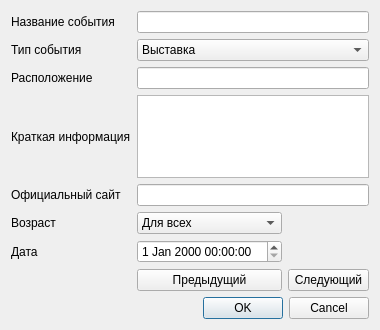
<?xml version="1.0" encoding="UTF-8"?>
<ui version="4.0">
 <class>DialogAddEvent</class>
 <widget class="QDialog" name="DialogAddEvent">
  <property name="geometry">
   <rect>
    <x>0</x>
    <y>0</y>
    <width>380</width>
    <height>330</height>
   </rect>
  </property>
  <property name="minimumSize">
   <size>
    <width>380</width>
    <height>330</height>
   </size>
  </property>
  <property name="maximumSize">
   <size>
    <width>380</width>
    <height>330</height>
   </size>
  </property>
  <property name="windowTitle">
   <string>Dialog</string>
  </property>
  <layout class="QGridLayout" name="gridLayout">
   <item row="8" column="1">
    <widget class="QDateTimeEdit" name="DateTimeEdit"/>
   </item>
   <item row="6" column="0">
    <widget class="QLabel" name="label_5">
     <property name="text">
      <string>Официальный сайт</string>
     </property>
    </widget>
   </item>
   <item row="3" column="1" colspan="2">
    <widget class="QLineEdit" name="LocationLineEdit"/>
   </item>
   <item row="0" column="0">
    <widget class="QLabel" name="label">
     <property name="text">
      <string>Название события</string>
     </property>
    </widget>
   </item>
   <item row="9" column="2">
    <widget class="QPushButton" name="nextButton">
     <property name="text">
      <string>Следующий</string>
     </property>
    </widget>
   </item>
   <item row="0" column="1" colspan="2">
    <widget class="QLineEdit" name="NameLineEdit">
     <property name="toolTip">
      <string>&lt;html&gt;&lt;head/&gt;&lt;body&gt;&lt;p&gt;&lt;br/&gt;&lt;/p&gt;&lt;/body&gt;&lt;/html&gt;</string>
     </property>
    </widget>
   </item>
   <item row="1" column="0">
    <widget class="QLabel" name="label_2">
     <property name="text">
      <string>Тип события</string>
     </property>
    </widget>
   </item>
   <item row="3" column="0">
    <widget class="QLabel" name="label_3">
     <property name="text">
      <string>Расположение</string>
     </property>
    </widget>
   </item>
   <item row="9" column="1">
    <widget class="QPushButton" name="previousButton">
     <property name="text">
      <string>Предыдущий</string>
     </property>
    </widget>
   </item>
   <item row="11" column="0" colspan="3">
    <widget class="QDialogButtonBox" name="buttonBox">
     <property name="orientation">
      <enum>Qt::Horizontal</enum>
     </property>
     <property name="standardButtons">
      <set>QDialogButtonBox::Cancel|QDialogButtonBox::Ok</set>
     </property>
    </widget>
   </item>
   <item row="8" column="0">
    <widget class="QLabel" name="label_7">
     <property name="text">
      <string>Дата</string>
     </property>
    </widget>
   </item>
   <item row="7" column="0">
    <widget class="QLabel" name="label_6">
     <property name="text">
      <string>Возраст</string>
     </property>
    </widget>
   </item>
   <item row="6" column="1" colspan="2">
    <widget class="QLineEdit" name="OfficialSiteLineEdit"/>
   </item>
   <item row="7" column="1">
    <widget class="QComboBox" name="AgeComboBox">
     <item>
      <property name="text">
       <string>Для всех</string>
      </property>
     </item>
     <item>
      <property name="text">
       <string>Для детей</string>
      </property>
     </item>
     <item>
      <property name="text">
       <string>Для взрослых</string>
      </property>
     </item>
    </widget>
   </item>
   <item row="1" column="1" colspan="2">
    <widget class="QComboBox" name="TypeComboBox">
     <item>
      <property name="text">
       <string>Выставка</string>
      </property>
     </item>
     <item>
      <property name="text">
       <string>Концерт</string>
      </property>
     </item>
     <item>
      <property name="text">
       <string>Экскурсия</string>
      </property>
     </item>
     <item>
      <property name="text">
       <string>Фестиваль</string>
      </property>
     </item>
     <item>
      <property name="text">
       <string>Театр</string>
      </property>
     </item>
    </widget>
   </item>
   <item row="4" column="0">
    <widget class="QLabel" name="label_4">
     <property name="text">
      <string>Краткая информация</string>
     </property>
    </widget>
   </item>
   <item row="4" column="1" colspan="2">
    <widget class="QPlainTextEdit" name="InformationPlainTextEdit"/>
   </item>
  </layout>
 </widget>
 <resources/>
 <connections>
  <connection>
   <sender>buttonBox</sender>
   <signal>accepted()</signal>
   <receiver>DialogAddEvent</receiver>
   <slot>accept()</slot>
   <hints>
    <hint type="sourcelabel">
     <x>257</x>
     <y>138</y>
    </hint>
    <hint type="destinationlabel">
     <x>157</x>
     <y>274</y>
    </hint>
   </hints>
  </connection>
  <connection>
   <sender>buttonBox</sender>
   <signal>rejected()</signal>
   <receiver>DialogAddEvent</receiver>
   <slot>reject()</slot>
   <hints>
    <hint type="sourcelabel">
     <x>257</x>
     <y>138</y>
    </hint>
    <hint type="destinationlabel">
     <x>286</x>
     <y>274</y>
    </hint>
   </hints>
  </connection>
 </connections>
</ui>
